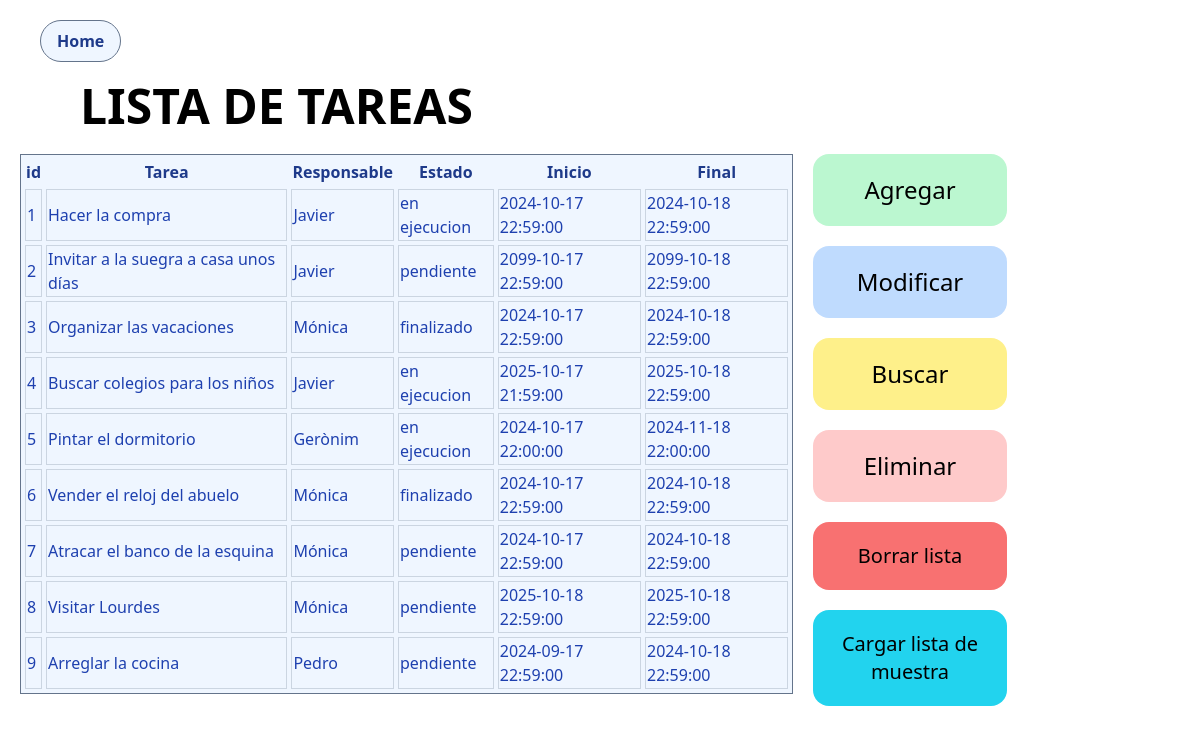
The page / on the database its author committed.
### tables this page shows
CREATE TABLE `Tareas` (
  `id` int(11) UNSIGNED NOT NULL,
  `tarea` varchar(50) NOT NULL,
  `responsable` varchar(50) NOT NULL,
  `estado` enum('en ejecucion','pendiente','finalizado','') NOT NULL,
  `inicio` datetime NOT NULL,
  `fin` datetime NOT NULL
);

### lib/base/Controller.php (called while the page is built, shortened)
<?php
class Controller
{
	public $view = null;
	protected $_action = null;
	public function init()
	{
		$this->view = new View();
		$this->view->settings->action = $this->_action;
		$this->view->settings->controller = strtolower(str_replace('Controller', '', get_class($this)));
	}
	public function execute($action = 'index')
	{
		$this->_action = $action;
		$this->view->render($this->_getViewScript($action));
	}
	protected function _getViewScript($action)
	{
		$controller = get_class($this);
		$script = strtolower(substr($controller, 0, -10) . '/' . $action . '.phtml');
		return $script;
	}
}

### web/index.php (called while the page is built, shortened)
<?php
include(ROOT_PATH . '/config/routes.php');
$router = new Router();
$router->execute($routes);

### app/models/SqlModel.php (called while the page is built, shortened)
<?php
class SqlModel {
    private $dbh;
    public function __construct()
    {
        include ROOT_PATH . "/config/db.inc.php";
        $this->dbh = $dbh;
    }
    public function getToDoList() {
        try {
            $sql = "SELECT id, tarea, responsable, estado, inicio, fin FROM Tareas";
            $query = $this->dbh->query($sql);
            $resultados = $query->fetchAll(PDO::FETCH_ASSOC);
            return $resultados;
        } catch (PDOException $e) {
            echo "Error al descargar tarea: " . $e->getMessage();
        }
    }
}

### app/views/scripts/application/index.phtml (the view)
<h2 class="ml-20 text-5xl  font-bold"> LISTA DE TAREAS</h2>
<br>
<div class = "mx-5 flex space-x-5">
    <div class=" basis-2/3">
        <table class="mx-auto bg-blue-50 border-separate border-spacing-1 border border-slate-500">
            <thead>
                <tr class="text-blue-900">
                    <th>id</th>
                    <th>Tarea</th>
                    <th>Responsable</th>
                    <th>Estado</th>
                    <th>Inicio</th>
                    <th>Final</th>
                </tr>
            </thead>
        <tbody>
            <?php
                $tareas = new SqlModel();
                $lista = $tareas->getToDoList();
                foreach($lista as $tarea) {
                    echo "<tr class=\"text-blue-800 \">";
                    echo "<td class=\"border border-slate-300\">" . $tarea["id"] . "</td>";
                    echo "<td class=\"border border-slate-300\">" . $tarea["tarea"] . "</td>";
                    echo "<td class=\"border border-slate-300\">" . $tarea["responsable"] . "</td>";
                    echo "<td class=\"border border-slate-300\">" . $tarea["estado"] . "</td>";
                    echo "<td class=\"border border-slate-300\">" . $tarea["inicio"] . "</td>";
                    echo "<td class=\"border border-slate-300\">" . $tarea["fin"] . "</td>";
            }
            ?>
        </tbody>
        </table>
    </div>
    <div class=" mr-5 text-center space-y-5 basis-1/6 text-2xl ">
        <div class="bg-green-200  py-5  rounded-2xl">
            <a href= <?php echo WEB_ROOT . "/agregar" ?> >Agregar</a>
        </div>
        <div class="bg-blue-200  py-5   rounded-2xl">
            <a href= <?php echo WEB_ROOT . "/modificar" ?> >Modificar</a>
        </div>
        <div class="bg-yellow-200  py-5   rounded-2xl">
            <a href= <?php echo WEB_ROOT . "/buscar" ?> >Buscar</a>
        </div>
        <div class="bg-red-200  py-5 rounded-2xl">
            <a href= <?php echo WEB_ROOT . "/eliminar" ?> >Eliminar</a>
        </div>
        <div class="bg-red-400  py-5 rounded-2xl text-xl">
            <a href= <?php echo WEB_ROOT . "/borrarLista" ?> >Borrar lista</a>
        </div>
        <div class="bg-cyan-400  py-5 rounded-2xl text-xl">
            <a href= <?php echo WEB_ROOT . "/cargarLista" ?> >Cargar lista de muestra</a>
        </div>
    </div>
</div>
<br><br>

### lib/base/Router.php (shortened to what this page needs)
<?php
class Router
{
	public function execute($routes)
	{
		try {
			$controller = null;
			$action = null;
			$routeFound = $this->_getSimpleRoute($routes, $controller, $action);
			if (!$routeFound || $controller == null || $action == null) {
				throw new Exception('no route added for ' . $_SERVER['REQUEST_URI']);
			}
			else {
				$controller->execute($action);
			}
		}
		catch(Exception $exception) {
			$controller = new ErrorController();
			$controller->setException($exception);
			$controller->execute('error');
		}
	}
	protected function _getUri()
	{
		$uri = explode('?',$_SERVER['REQUEST_URI']);
		$uri = $uri[0];
		$uri = substr($uri, strlen(WEB_ROOT));
		return $uri;
	}
	protected function _getSimpleRoute($routes, &$controller, &$action)
	{
		$uri = $this->_getUri();
		if (isset($routes[$uri])) {
			$routeFound = $routes[$uri];
		}
		if ($routeFound) {
			list($name, $action) = explode('#', $routeFound);
			$controller = $this->_initializeController($name);
			return true;
		}
		return false;
	}
	protected function _initializeController($name)
	{
		return new $controller();
	}
}

### lib/base/View.php (shortened to what this page needs)
<?php
class View
{
	protected $_content = "";
	protected $_layout = 'layout';
	protected $_viewEnabled = true;
	protected $_layoutEnabled = true;
	protected function _renderViewScript($viewScript)
	{
		include(ROOT_PATH . '/app/views/scripts/' . $viewScript);
		$this->_content = ob_get_clean();
	}
	public function content()
	{
		return $this->_content;
	}
	public function render($viewScript)
	{
	  if ($viewScript && $this->_viewEnabled) {
  		$this->_renderViewScript($viewScript);
	  }
	  if ($this->_isLayoutDisabled()) {
	    echo $this->_content;
	  }
	  else {
  		include(ROOT_PATH . '/app/views/layouts/' . $this->_getLayout() . '.phtml');
	  }
	}
	protected function _getLayout()
	{
		return $this->_layout;
	}
	protected function _isLayoutDisabled()
	{
	  return !$this->_layoutEnabled;
	}
}

### app/views/layouts/layout.phtml (shortened to what this page needs)
<!DOCTYPE html>
<html lang="en">
<head>
    <script src="https://cdn.tailwindcss.com"></script>
</head>
<body>
<a href=<?php echo WEB_ROOT . "/" ?>>
    <button class="ml-10 my-5 bg-blue-50 border-separate border-spacing-1 border border-slate-500 hover:bg-blue-700 text-blue-900 font-bold py-2 px-4 rounded-full">Home</button>
<br>
<?php echo $this->content(); ?>
</body>
</html>

### rows shown on the page
tareas: id "1", tarea "Hacer la compra", responsable "Javier", estado "en ejecucion", inicio "2024-10-17 22:59:00", fin "2024-10-18 22:59:00"
tareas: id "2", tarea "Invitar a la suegra a casa unos días", responsable "Javier", estado "pendiente", inicio "2099-10-17 22:59:00", fin "2099-10-18 22:59:00"
tareas: id "3", tarea "Organizar las vacaciones", responsable "Mónica", estado "finalizado", inicio "2024-10-17 22:59:00", fin "2024-10-18 22:59:00"
tareas: id "4", tarea "Buscar colegios para los niños", responsable "Javier", estado "en ejecucion", inicio "2025-10-17 21:59:00", fin "2025-10-18 22:59:00"
tareas: id "5", tarea "Pintar el dormitorio", responsable "Gerònim", estado "en ejecucion", inicio "2024-10-17 22:00:00", fin "2024-11-18 22:00:00"
tareas: id "6", tarea "Vender el reloj del abuelo", responsable "Mónica", estado "finalizado", inicio "2024-10-17 22:59:00", fin "2024-10-18 22:59:00"
tareas: id "7", tarea "Atracar el banco de la esquina", responsable "Mónica", estado "pendiente", inicio "2024-10-17 22:59:00", fin "2024-10-18 22:59:00"
tareas: id "8", tarea "Visitar Lourdes", responsable "Mónica", estado "pendiente", inicio "2025-10-18 22:59:00", fin "2025-10-18 22:59:00"
tareas: id "9", tarea "Arreglar la cocina", responsable "Pedro", estado "pendiente", inicio "2024-09-17 22:59:00", fin "2024-10-18 22:59:00"
